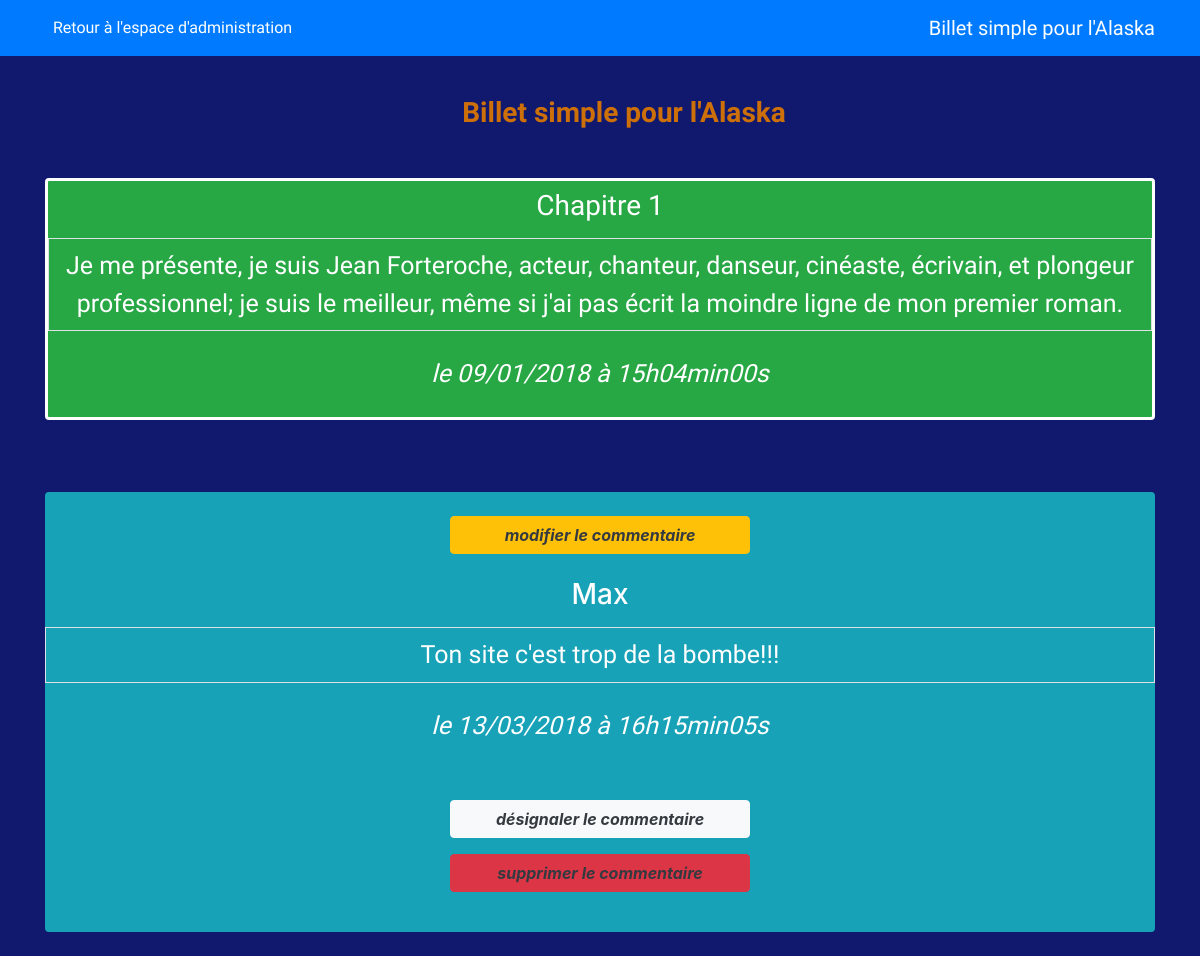
/index.php?action=commentPannel&id=1, run on an earlier commit of the app's database.
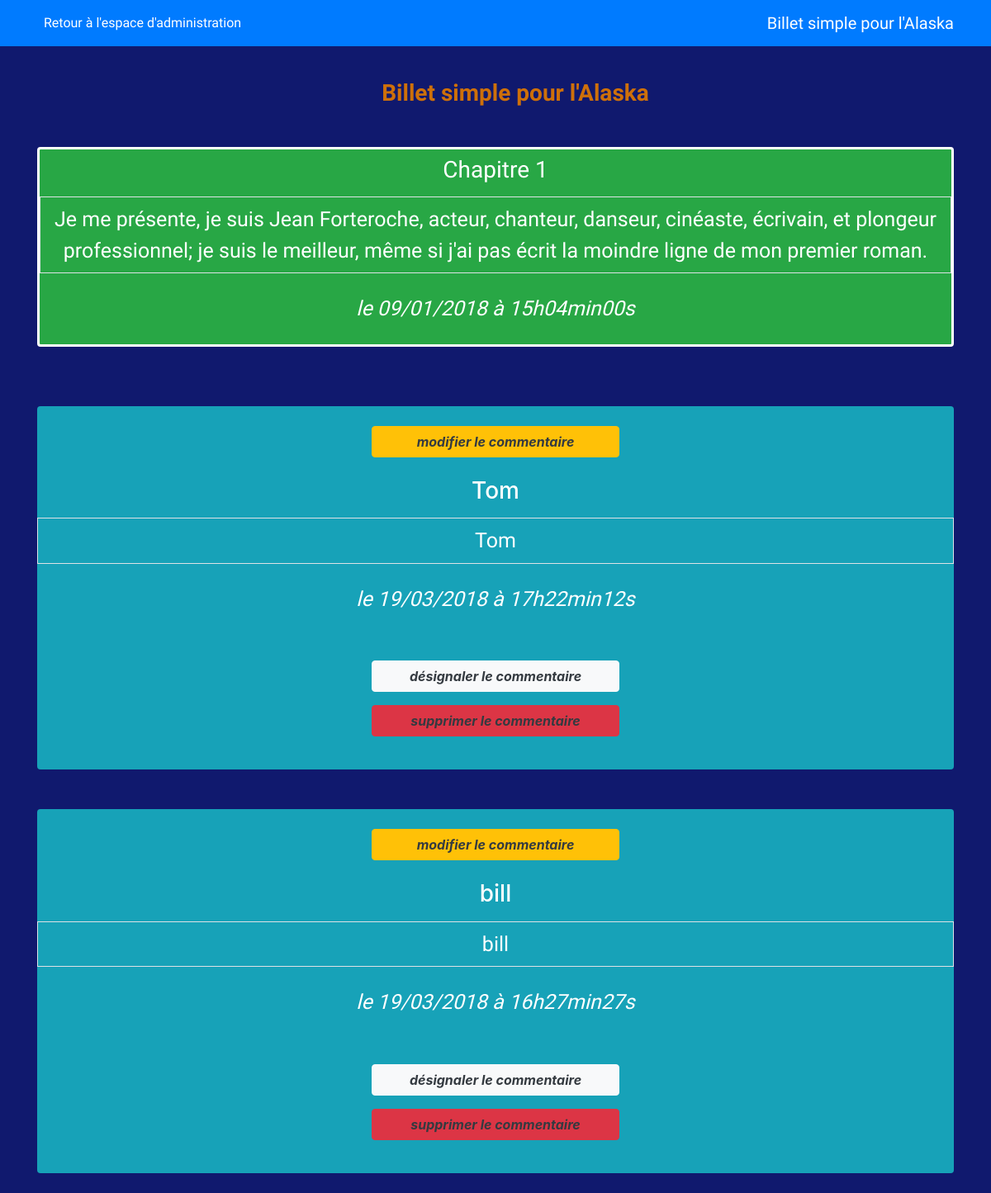
And on a later commit of the database.
### tables this page shows
CREATE TABLE `comments` (
  `id` int(11) NOT NULL,
  `post_id` int(11) NOT NULL,
  `author` varchar(255) NOT NULL,
  `comment` text NOT NULL,
  `comment_date` datetime NOT NULL,
  `report_comment` int(11) DEFAULT NULL
);

### controller/frontend.php (called while the page is built, shortened)
<?php
require_once('model/PostManager.php');
require_once('model/AdminManager.php');
function commentPannel()
{
    $postManager = new \OpenClassrooms\Blog\Model\PostManager();
    $post = $postManager->getPost($_GET['id']);
    $adminManager = new \OpenClassrooms\Blog\Model\AdminManager();
    $comments = $adminManager->selectComments($_GET['id']);
    require('view/frontend/commentView.php');
}

### model/PostManager.php (called while the page is built, shortened)
<?php
    class PostManager extends Manager
    {
        public function getPost($postId)
        {
            $db = $this->dbConnect();
            $req = $db->prepare('SELECT id, title, content, DATE_FORMAT(creation_date, \'%d/%m/%Y à %Hh%imin%ss\') AS creation_date_fr FROM posts WHERE id = ?');
            $req->execute(array($postId));
            $post = $req->fetch();
            return $post;
        }
    }

### model/AdminManager.php (called while the page is built, shortened)
<?php
    class AdminManager extends Manager
    {
        public function selectComments($commentId)
        {
            $db = $this->dbConnect();
            $comments = $db->prepare('SELECT id, post_id, author, comment, DATE_FORMAT(comment_date, \'%d/%m/%Y à %Hh%imin%ss\') AS comment_date_fr, report_comment FROM comments WHERE post_id = ? ORDER BY report_comment DESC LIMIT 0, 5');
            $comments->execute(array($commentId));
            return $comments;
        }
    }

### view/frontend/commentView.php (the view, shortened to what this page needs)
<nav class="navbar navbar-expand-lg navbar-dark bg-primary fixed-top mb-5">
    <div class="container">
        <a class="navbar-brand order-1 mr-0" href="index.php" >Billet simple pour l'Alaska</a>
        <div class="collapse navbar-collapse" id="navbarNavAltMarkup">
            <div class="navbar-nav">
                <a class="nav-item nav-link text-white" href="index.php?action=admin">Retour à l'espace d'administration</a>
            </div>
        </div>
    </div>
</nav>
<div class="container">
    <div class="row">
        <div class="col-sm-12 my-5">
            <h3 class="my-5 pl-5 text-center">Billet simple pour l'Alaska</h3>
            <div class="bg-success rounded">
                <h3 class="text-center text-white chapitre py-2">
                    <?= htmlspecialchars($post['title']) ?>
                </h3>
                <p class="text-white text-center py-2 border">
                    <?= nl2br(htmlspecialchars($post['content'])) ?>
                </p>
                <p class="text-white text-center py-2">
                    <em>le <?= $post['creation_date_fr'] ?></em>
                </p>
            </div>
        </div>
    </div>
</div>
<?php
    while ($comment = $comments->fetch())
    {
?>
<div class="container">
    <div class="row">
        <div class="col-sm-12">
            <div class="bg-info rounded my-4 text-white">
                <br/>
                <a href="index.php?action=changeComment&amp;id=<?= $comment['id'] ?>" class="btn btn-warning mx-auto d-flex justify-content-center mb-3 font-weight-bold font-italic text-dark" style="width: 300px;">modifier le commentaire</a>
                <h3 class="text-center text-white chapitre py-2"><?= htmlspecialchars($comment['author']) ?></h3>
                <p class="text-white text-center py-2 border"><?= nl2br(htmlspecialchars($comment['comment'])) ?></p>
                <p class="text-white text-center py-2"><em>le <?= $comment['comment_date_fr'] ?></em></p>
                <p class="text-white text-center py-2"></p>
                <a href="index.php?action=unreportComment&amp;id=<?= $comment['id'] ?>" class="btn btn-light mx-auto d-flex justify-content-center mb-3 font-weight-bold font-italic text-dark" style="width: 300px;">désignaler le commentaire</a>
                <a href="index.php?action=delComment&amp;id=<?= $comment['id'] ?>" class="btn btn-danger mx-auto d-flex justify-content-center mb-3 font-weight-bold font-italic text-dark" style="width: 300px;">supprimer le commentaire</a>
                <br/>
            </div>
        </div>
    </div>
</div>
<?php
    }
?>
<?php require('template.php'); ?>

What changed in the data, as far as the page shows it:
removed comments: author "Max", comment "Ton site c'est trop de la bombe!!!", comment_date_fr "13/03/2018 à 16h15min05s"
added comments: author "Tom", comment "Tom", comment_date_fr "19/03/2018 à 17h22min12s"
added comments: author "bill", comment "bill", comment_date_fr "19/03/2018 à 16h27min27s"
